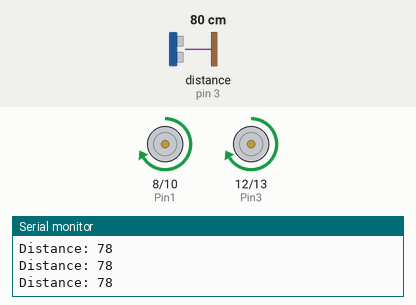
Simulated run of this sketch. Board: Arduino Uno, built with avr-gcc and run on an emulated ATmega328P. Shown: motor-driver pin pairs drawn as motors (green arrow = first pin HIGH = forward, orange = second pin HIGH = backward, longer = more drive, scaled by the enable pin), the last lines printed to the serial monitor. Wiring (inferred from the names in the program): ultrasonic range finder: trigger pin 2; echo pin 3. Inputs (shaded band) come from the test bench; at power-on: distance to the obstacle (sensor on pin 3) 80 cm. The echo pulse lasts 58.3 µs per cm.

Above: at 1.2 s.
1.3 s: distance to the obstacle (sensor on pin 3) set to 23 cm
2.8 s: distance to the obstacle (sensor on pin 3) set to 19 cm
At 3.6 s:
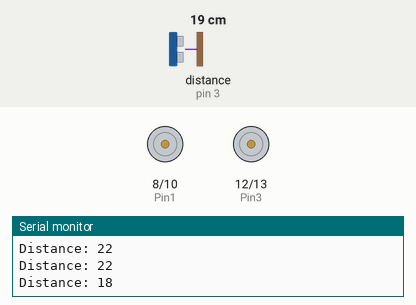
5.8 s: distance to the obstacle (sensor on pin 3) set to 250 cm
At 6.4 s:
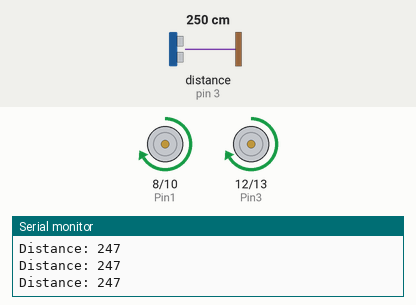
7.3 s: distance to the obstacle (sensor on pin 3) set to 2 cm
At 8.1 s:
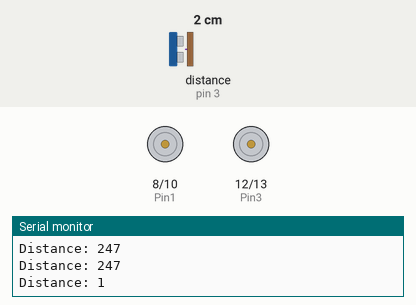
Timing chart, 0 to 10.3 s (numbered marks = the images above; inputs shaded):
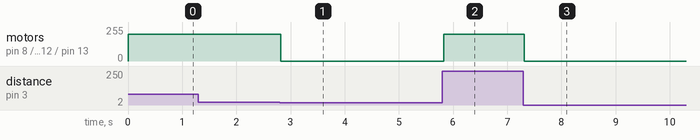

The sketch:

sketch_feb19acar_with_sensor1.ino
```cpp
// Pin Definitions
const int enableA = 9;
const int Pin1 = 8;
const int Pin2 = 10;
const int enableB = 11;
const int Pin3 = 12;
const int Pin4 = 13;
const int trigPin = 2; // Ultrasonic sensor trig pin
const int echoPin = 3; // Ultrasonic sensor echo pin

// Variables
long duration;
int distance;

void setup() {
  // Set motor pins as output
  pinMode(enableA, OUTPUT);
  pinMode(Pin1, OUTPUT);
  pinMode(Pin2, OUTPUT);
  pinMode(enableB, OUTPUT);
  pinMode(Pin3, OUTPUT);
  pinMode(Pin4, OUTPUT);

  // Set ultrasonic sensor pins
  pinMode(trigPin, OUTPUT); // Set trig pin as output
  pinMode(echoPin, INPUT);   // Set echo pin as input

  // Initialize serial communication
  Serial.begin(9600);
}

void loop() {
  // Move the DC motors forward
  moveForward();

  // Check distance
  int dist = getDistance();

  // If obstacle detected within 20cm, stop the car
  if (dist <= 20) {
    stopCar();
    delay(1000); // Brief delay to stop the car completely
  }
}

// Function to move the car forward
void moveForward() {
  digitalWrite(Pin1, HIGH);
  digitalWrite(Pin2, LOW);
  digitalWrite(Pin3, HIGH);
  digitalWrite(Pin4, LOW);
  analogWrite(enableA, 200); // Adjust speed
  analogWrite(enableB, 200); // Adjust speed
}

// Function to stop the car
void stopCar() {
  digitalWrite(Pin1, LOW);
  digitalWrite(Pin2, LOW);
  digitalWrite(Pin3, LOW);
  digitalWrite(Pin4, LOW);
}

// Function to measure distance using ultrasonic sensor
int getDistance() {
  digitalWrite(trigPin, LOW);
  delayMicroseconds(2);
  digitalWrite(trigPin, HIGH);
  delayMicroseconds(10);
  digitalWrite(trigPin, LOW);

  duration = pulseIn(echoPin, HIGH);
  distance = duration * 0.034 / 2; // Speed of sound in air is approximately 0.034 cm per microsecond

  // Print distance for debugging (optional)
  Serial.print("Distance: ");
  Serial.println(distance);

  return distance;
}
```

Measured:
- the behaviour switches between 22 and 21 cm on distance to the obstacle (sensor on pin 3) (found by bisection; images 0 and 1)
- after the input at 2.8 s, motor on pin 8 (Pin1) / pin 10 (Pin2), motor on pin 12 (Pin3) / pin 13 (Pin4): forward 200/255 → stopped at once
- after the input at 5.8 s, motor on pin 8 (Pin1) / pin 10 (Pin2), motor on pin 12 (Pin3) / pin 13 (Pin4): stopped → forward 200/255 at once
- after the input at 7.3 s, motor on pin 8 (Pin1) / pin 10 (Pin2), motor on pin 12 (Pin3) / pin 13 (Pin4): forward 200/255 → stopped at once
